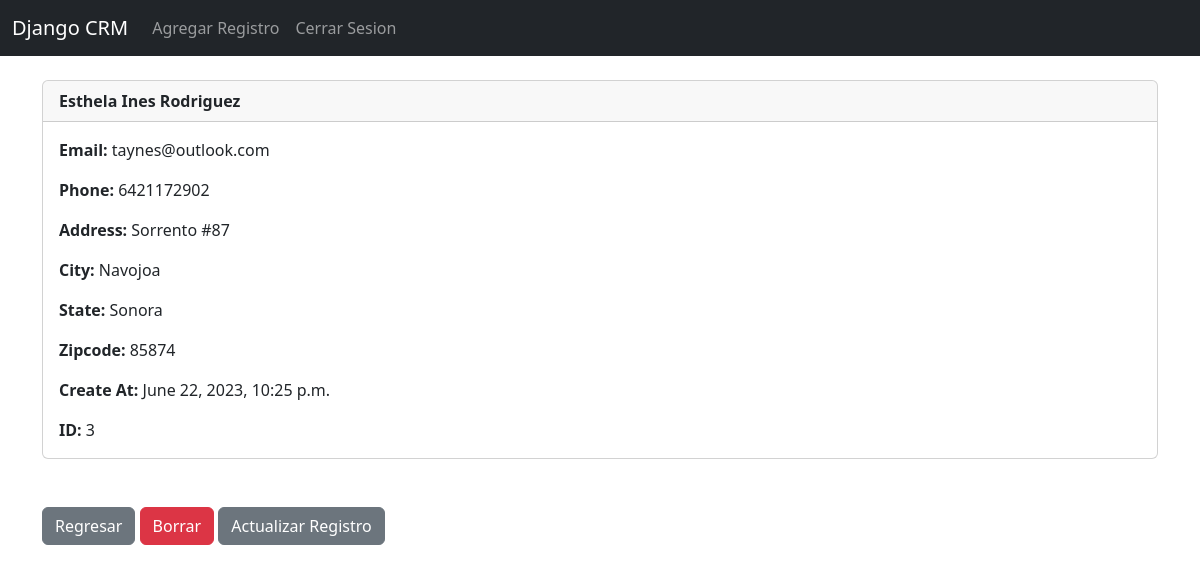
/record/3 (signed in), run on the app's committed database.
### website/models.py (models this page shows, shortened)
class Record(models.Model):
    created_at = models.DateTimeField(auto_now_add=True)
    first_name = models.CharField(max_length=50)
    last_name = models.CharField(max_length=50)
    email = models.CharField(max_length=100)
    phone = models.CharField(max_length=15)
    address = models.CharField(max_length=100)
    city = models.CharField(max_length=50)
    state = models.CharField(max_length=50)
    zipcode = models.CharField(max_length=20)

### website/views.py (the view)
# urls.py: path('record/<int:pk>',views.customer_record, name ='record'),
def customer_record(request, pk):
    if request.user.is_authenticated:
        customer_record = Record.objects.get(id=pk)
        return render(request,'record.html',{'customer_record':customer_record})
    else:
        messages.error(request,"Debes iniciar sesion para ver esta pagina!")
        return redirect('home')

### website/templates/record.html
{% extends 'base.html' %}
{% block content %}
<div class="card">
    <div class="card-header"><strong>
          {{ customer_record.first_name }}
          {{ customer_record.last_name }}</strong>
    </div>
    <div class="card-body">
  <p class="card-text">
  <strong>Email: </strong>{{ customer_record.email }}</p>
  <p class="card-text">
  <strong>Phone: </strong>{{ customer_record.phone }}
  </p>
  <p class="card-text">
  <strong>Address: </strong>{{ customer_record.address }}</p>
  <p class="card-text">
  <strong>City: </strong>{{ customer_record.city }}</p>
  <p class="card-text">
  <strong>State: </strong>{{ customer_record.state }}</p>
  <p class="card-text">
  <strong>Zipcode: </strong>{{ customer_record.zipcode }}</p>
  <p class="card-text">
  <strong>Create At: </strong>{{ customer_record.created_at }}</p>
  <p class="card-text">
  <strong>ID: </strong>{{ customer_record.id }}</p>
    </div>
  </div>
<br /><br />
<a href="{% url 'home' %}" class="btn btn-secondary">Regresar</a>
<a href="{% url 'delete_record' customer_record.id %}" class="btn btn-danger">Borrar</a>
<a href="{% url 'update_record' customer_record.id %}" class="btn btn-secondary">Actualizar Registro</a>
{% endblock %}

### data on the page
Record: first_name "Esthela Ines", last_name "Rodriguez", email "taynes@outlook.com", phone "6421172902", address "Sorrento #87", city "Navojoa", state "Sonora", zipcode "85874", created_at "June 22, 2023, 10:25 p.m.", id "3"
